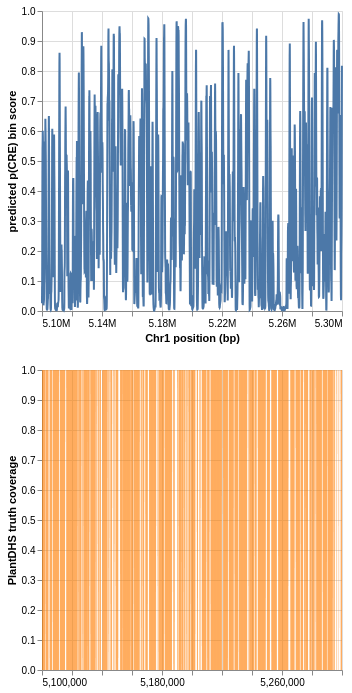

Notebook cell for this chart:
### Markdown cell above
## Prediction vs truth track view

Predicted per-bin CRE score (top) and PlantDHS open-chromatin coverage (bottom) across the locus,
downsampled to ~1 point per bin (~4000 points per track so the embedded vega output stays small).

### Code cell
import base64
import json

import altair as alt
import pandas as pd
import vl_convert as vlc
from IPython.display import display

alt.data_transformers.enable("default", max_rows=None)

bin_starts_genomic = (np.arange(len(bin_scores)) * bin_width + genomic_offset).tolist()

# Truth coverage per bin: fraction of each 50 bp bin covered by a PlantDHS row.
truth_covered_bases = np.zeros(len(bin_scores), dtype=int)
for start0, end0 in truth_intervals:
    b0 = max((start0 - genomic_offset) // bin_width, 0)
    b1 = min(-(-(end0 - genomic_offset) // bin_width), len(bin_scores))
    for b in range(b0, b1):
        covered = min(end0 - genomic_offset, (b + 1) * bin_width) - max(
            start0 - genomic_offset, b * bin_width
        )
        truth_covered_bases[b] += covered

pred_df = pd.DataFrame(
    {"start": bin_starts_genomic, "score": np.round(bin_scores, 4).tolist()}
)
truth_df = pd.DataFrame(
    {
        "start": bin_starts_genomic,
        "end": [s + bin_width for s in bin_starts_genomic],
        "dhs": (truth_covered_bases / bin_width).round(3).tolist(),
    }
)

prediction_track = (
    alt.Chart(pred_df)
    .mark_line(color="#4c78a8")
    .encode(
        x=alt.X("start:Q").title("Chr1 position (bp)").axis(format="s"),
        y=alt.Y("score:Q").title("predicted p(CRE) bin score").scale(zero=False),
    )
)
truth_track = (
    alt.Chart(truth_df)
    .mark_rect(color="#f58518")
    .encode(
        x=alt.X("start:Q").title(None),
        x2=alt.X2("end:Q"),
        y=alt.Y("dhs:Q").title("PlantDHS truth coverage").scale(domain=[0, 1]),
        y2=alt.value(0),
    )
)
track_chart = alt.vconcat(prediction_track, truth_track).resolve_scale(x="shared")

# Embed the figure as inline vega JSON (no external files, no binaries): the
# compiled vega spec renders in the GitHub notebook viewer and the native
# vega-lite spec rides along for newer front-ends. A rasterized PNG copy also
# rides along: local JupyterLab/VS Code render neither the vega v6 object nor
# the bare .json string, but every front-end renders image/png. Downsampling
# to ~1 point per bin keeps the embedded payloads inside the 2 MB budget.
vegalite_spec = json.loads(track_chart.to_json())
vega_spec = vlc.vegalite_to_vega(vegalite_spec)
display(
    {
        # Compiled vega (object form: the canonical embedded-output shape).
        "application/vnd.vega.v6+json": vega_spec,
        # Native vega-lite as a JSON string (nbformat allows objects only
        # under +json mimes; a bare .json mime must carry a string).
        "application/vnd.vegalite.v6.json": json.dumps(vegalite_spec),
        # Rasterized copy (vl_convert): renders in local JupyterLab/VS Code.
        "image/png": base64.b64encode(vlc.vegalite_to_png(vegalite_spec)).decode("ascii"),
        "text/plain": (
            "PlantHelixSeek CRE predicted bin-score track (top) vs "
            "PlantDHS truth track (bottom)"
        ),
    },
    raw=True,
)

### Figure 1 — Vega specification as saved in the notebook (floating-point values rounded to 4 significant figures; data arrays with more than 128 entries replaced by an {"elided": "..."} marker saying what was removed)
{"$schema": "https://vega.github.io/schema/vega/v6.json", "background": "white", "data": [{"name": "data-4235a1937e6ef48cd6105af267146db1", "values": {"elided": "4000 records"}}, {"name": "data-5e8666ab4e9bf19bfa1c351b90f2971d", "values": {"elided": "4000 records"}}, {"name": "data_0", "source": "data-4235a1937e6ef48cd6105af267146db1", "transform": [{"as": "start", "expr": "toNumber(datum[\"start\"])", "type": "formula"}]}, {"name": "data_1", "source": "data-5e8666ab4e9bf19bfa1c351b90f2971d", "transform": [{"expr": "isValid(datum[\"start\"]) && isFinite(+datum[\"start\"]) && isValid(datum[\"dhs\"]) && isFinite(+datum[\"dhs\"])", "type": "filter"}]}], "layout": {"align": "each", "bounds": "full", "columns": 1, "padding": 20}, "marks": [{"axes": [{"aria": false, "domain": false, "grid": true, "gridScale": "concat_0_y", "labels": false, "maxExtent": 0, "minExtent": 0, "orient": "bottom", "scale": "x", "tickCount": {"signal": "ceil(width/40)"}, "ticks": false, "zindex": 0}, {"aria": false, "domain": false, "grid": true, "gridScale": "x", "labels": false, "maxExtent": 0, "minExtent": 0, "orient": "left", "scale": "concat_0_y", "tickCount": {"signal": "ceil(childHeight/40)"}, "ticks": false, "zindex": 0}, {"format": "s", "grid": false, "labelFlush": true, "labelOverlap": true, "orient": "bottom", "scale": "x", "tickCount": {"signal": "ceil(width/40)"}, "title": "Chr1 position (bp)", "zindex": 0}, {"grid": false, "labelOverlap": true, "orient": "left", "scale": "concat_0_y", "tickCount": {"signal": "ceil(childHeight/40)"}, "title": "predicted p(CRE) bin score", "zindex": 0}], "encode": {"update": {"height": {"signal": "childHeight"}, "width": {"signal": "width"}}}, "marks": [{"encode": {"update": {"defined": {"signal": "isValid(datum[\"start\"]) && isFinite(+datum[\"start\"]) && isValid(datum[\"score\"]) && isFinite(+datum[\"score\"])"}, "description": {"signal": "\"Chr1 position (bp): \" + (format(datum[\"start\"], \"s\")) + \"; predicted p(CRE) bin score: \" + (format(datum[\"score\"], \"\"))"}, "stroke": {"value": "#4c78a8"}, "x": {"field": "start", "scale": "x"}, "y": {"field": "score", "scale": "concat_0_y"}}}, "from": {"data": "data_0"}, "name": "concat_0_marks", "sort": {"field": "x"}, "style": ["line"], "type": "line"}], "name": "concat_0_group", "style": "cell", "type": "group"}, {"axes": [{"aria": false, "domain": false, "grid": true, "gridScale": "concat_1_y", "labels": false, "maxExtent": 0, "minExtent": 0, "orient": "bottom", "scale": "x", "tickCount": {"signal": "ceil(width/40)"}, "ticks": false, "zindex": 0}, {"aria": false, "domain": false, "grid": true, "gridScale": "x", "labels": false, "maxExtent": 0, "minExtent": 0, "orient": "left", "scale": "concat_1_y", "tickCount": {"signal": "ceil(childHeight/40)"}, "ticks": false, "zindex": 0}, {"grid": false, "labelFlush": true, "labelOverlap": true, "orient": "bottom", "scale": "x", "tickCount": {"signal": "ceil(width/40)"}, "zindex": 0}, {"grid": false, "labelOverlap": true, "orient": "left", "scale": "concat_1_y", "tickCount": {"signal": "ceil(childHeight/40)"}, "title": "PlantDHS truth coverage", "zindex": 0}], "encode": {"update": {"height": {"signal": "childHeight"}, "width": {"signal": "width"}}}, "marks": [{"encode": {"update": {"description": {"signal": "\"start: \" + (format(datum[\"start\"], \"\")) + \"; PlantDHS truth coverage: \" + (format(datum[\"dhs\"], \"\")) + \"; end: \" + (format(datum[\"end\"], \"\"))"}, "fill": {"value": "#f58518"}, "x": {"field": "start", "scale": "x"}, "x2": {"field": "end", "scale": "x"}, "y": {"field": "dhs", "scale": "concat_1_y"}, "y2": {"value": 0}}}, "from": {"data": "data_1"}, "name": "concat_1_marks", "style": ["rect"], "type": "rect"}], "name": "concat_1_group", "style": "cell", "type": "group"}], "padding": 5, "scales": [{"domain": {"fields": [{"data": "data_0", "field": "start"}, {"data": "data_1", "field": "start"}, {"data": "data_1", "field": "end"}]}, "name": "x", "nice": true, "range": [0, {"signal": "width"}], "type": "linear", "zero": false}, {"domain": {"data": "data_0", "field": "score"}, "name": "concat_0_y", "nice": true, "range": [{"signal": "childHeight"}, 0], "type": "linear", "zero": false}, {"domain": [0, 1], "name": "concat_1_y", "range": [{"signal": "childHeight"}, 0], "type": "linear", "zero": true}], "signals": [{"name": "childHeight", "value": 300}], "width": 300}
